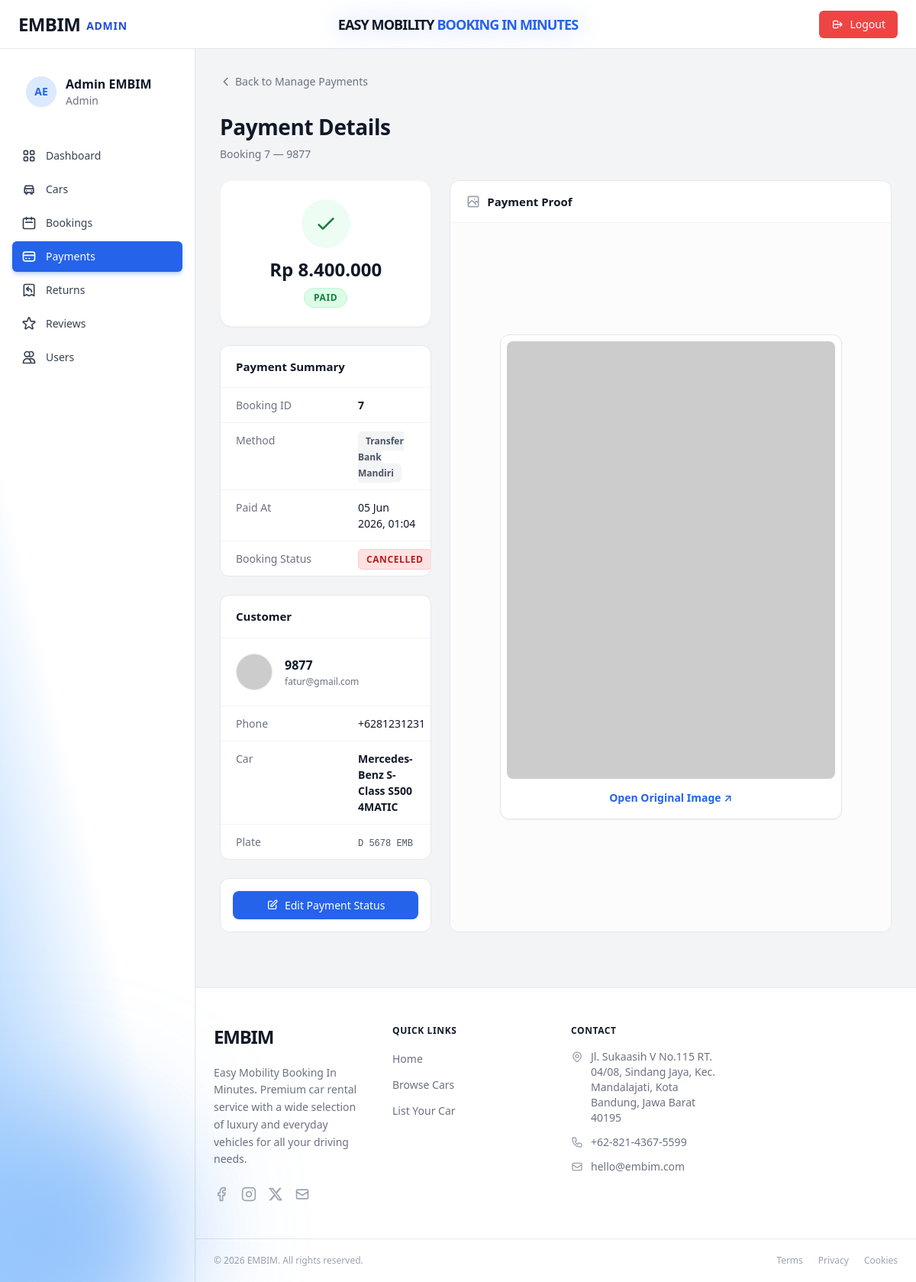
Page /admin/index.php?page=payment_detail&id=7 (signed in) on the committed database.
### tables this page shows
CREATE TABLE `bookings` (
  `id` int(11) NOT NULL,
  `user_id` int(11) NOT NULL,
  `car_id` int(11) NOT NULL,
  `start_date` date NOT NULL,
  `end_date` date NOT NULL,
  `total_days` smallint(6) NOT NULL DEFAULT 1,
  `total_price` decimal(14,2) NOT NULL,
  `status` enum('pending','confirmed','ongoing','completed','cancelled') DEFAULT 'pending',
  `notes` text DEFAULT NULL,
  `identity_photo` varchar(255) DEFAULT NULL,
  `payment_method` enum('transfer_bank_bri','transfer_bank_mandiri','shopeepay','dana','ovo','gopay','transfer_bank_bni','transfer_bank_bca','transfer_bank_seabank') DEFAULT NULL,
  `payment_status` enum('unpaid','paid','refunded') DEFAULT 'unpaid',
  `payment_proof` varchar(255) DEFAULT NULL,
  `paid_at` datetime DEFAULT NULL,
  `created_at` datetime DEFAULT current_timestamp(),
  `updated_at` datetime DEFAULT current_timestamp() ON UPDATE current_timestamp()
);

CREATE TABLE `users` (
  `id` int(11) NOT NULL,
  `full_name` varchar(100) NOT NULL,
  `email` varchar(150) NOT NULL,
  `password` varchar(255) NOT NULL COMMENT 'bcrypt hash',
  `phone` varchar(20) DEFAULT NULL,
  `address` text DEFAULT NULL,
  `role` enum('admin','user') NOT NULL DEFAULT 'user',
  `photo_profile` varchar(100) DEFAULT NULL,
  `photo_ktp` varchar(100) DEFAULT NULL,
  `photo_sim` varchar(100) DEFAULT NULL,
  `created_at` datetime NOT NULL DEFAULT current_timestamp(),
  `updated_at` datetime NOT NULL DEFAULT current_timestamp() ON UPDATE current_timestamp()
);

CREATE TABLE `cars` (
  `id` int(11) NOT NULL,
  `brand` varchar(80) NOT NULL,
  `model` varchar(100) NOT NULL,
  `year` year(4) NOT NULL,
  `license_plate` varchar(20) NOT NULL,
  `price_per_day` decimal(12,2) NOT NULL,
  `status` enum('available','booked','maintenance') NOT NULL DEFAULT 'available',
  `transmission` enum('automatic','manual') NOT NULL DEFAULT 'automatic',
  `fuel_type` enum('gasoline','diesel','electric','hybrid') NOT NULL DEFAULT 'gasoline',
  `seats` tinyint(4) NOT NULL DEFAULT 5,
  `description` text DEFAULT NULL,
  `photo` varchar(255) DEFAULT NULL COMMENT 'Nama file gambar di folder assets/images',
  `created_at` datetime NOT NULL DEFAULT current_timestamp(),
  `updated_at` datetime NOT NULL DEFAULT current_timestamp() ON UPDATE current_timestamp()
);

### admin/controllers/DashboardController.php (called while the page is built, shortened)
<?php
require_once __DIR__ . '/../models/DashboardModel.php';
class DashboardController {
    private DashboardModel $model;
    public function __construct() { $this->model = new DashboardModel(); }
    public function paymentDetail(): void {
        $id = (int) ($_GET['id'] ?? 0);
        $payment = $this->model->getPaymentById($id);
        require_once __DIR__ . '/../views/payment_detail.php';
    }
}

### admin/index.php (called while the page is built, shortened)
<?php
    require_once __DIR__ . '/config/database.php';
    require_once __DIR__ . '/controllers/DashboardController.php';
    $page = $_GET['page'] ?? 'dashboard';
    match ($page) {
        'add_car'               => (new DashboardController())->addCar(),
        'edit_car'              => (new DashboardController())->editCar(),
        'delete_car'            => (new DashboardController())->deleteCar(),
        'manage_cars'           => (new DashboardController())->manageCars(),
        'manage_bookings'       => (new AdminBookingController())->manageBookings(),
        'manage_payments'       => (new DashboardController())->managePayments(),
        'payment_detail'        => (new DashboardController())->paymentDetail(),
        'edit_payment'          => (new DashboardController())->editPayment(),
        'booking_detail'        => (new AdminBookingController())->bookingDetail(),
        'edit_booking'          => (new AdminBookingController())->editBooking(),
        'delete_booking'        => (new AdminBookingController())->deleteBooking(),
        'manage_users'          => (new UserController())->manageUsers(),
        'manage_returns'        => (new AdminReturnController())->manageReturns(),
        'add_return'            => (new AdminReturnController())->addReturn(),
        'return_detail'         => (new AdminReturnController())->returnDetail(),
        'edit_return'           => (new AdminReturnController())->editReturn(),
        'delete_return'         => (new AdminReturnController())->deleteReturn(),
        'manage_reviews'        => (new AdminReviewController())->manageReviews(),
        'edit_review'           => (new AdminReviewController())->editReview(),
        'delete_review'         => (new AdminReviewController())->deleteReview(),
        'edit_profile'          => (new ProfileController())->editProfile(),
        default                 => (new DashboardController())->dashboard(),
    };

### admin/config/database.php (called while the page is built, shortened)
<?php
function getPDO(): PDO {
    static $pdo = null;
    if ($pdo === null) {
        $dsn = sprintf('mysql:host=%s;dbname=%s;charset=%s', DB_HOST, DB_NAME, DB_CHARSET);
        $pdo = new PDO($dsn, DB_USER, DB_PASS, [
            PDO::ATTR_ERRMODE            => PDO::ERRMODE_EXCEPTION,
            PDO::ATTR_DEFAULT_FETCH_MODE => PDO::FETCH_ASSOC,
            PDO::ATTR_EMULATE_PREPARES   => false,
        ]);
    }
    return $pdo;
}

### admin/models/DashboardModel.php (called while the page is built, shortened)
<?php
require_once __DIR__ . '/../config/database.php';
class DashboardModel {
    public function getPaymentById(int $bookingId): ?array {
        $sql = "
            SELECT
                b.`id` AS booking_id, b.`user_id`, b.`car_id`,
                b.`total_price`, b.`payment_method`, b.`payment_status`,
                b.`payment_proof`, b.`paid_at`, b.`created_at`, b.`status` AS booking_status,
                u.`full_name` AS customer_name,
                u.`email` AS customer_email,
                u.`phone` AS customer_phone,
                u.`photo_profile`,
                CONCAT(c.`brand`, ' ', c.`model`) AS car_name,
                c.`license_plate`
            FROM `bookings` b
            JOIN `users` u ON u.`id` = b.`user_id`
            JOIN `cars`  c ON c.`id` = b.`car_id`
            WHERE b.`id` = :id
            LIMIT 1
        ";
        $stmt = getPDO()->prepare($sql);
        $stmt->execute([':id' => $bookingId]);
        $result = $stmt->fetch(PDO::FETCH_ASSOC);
        return $result ?: null;
    }
}

### admin/views/payment_detail.php (the view, shortened to what this page needs)
<?php require_once __DIR__ . '/partials/layout_top.php'; ?>
<div class="space-y-6 pb-10">
  <div>
    <a href="?page=manage_payments" class="back-link">
      <svg xmlns="http://www.w3.org/2000/svg" class="h-4 w-4" fill="none" viewBox="0 0 24 24" stroke="currentColor" stroke-width="2"><path stroke-linecap="round" stroke-linejoin="round" d="M15 19l-7-7 7-7"/></svg>
      Back to Manage Payments
    </a>
  </div>
  <div class="page-heading">
    <h1>Payment Details</h1>
    <p>Booking <?= (int)$payment['booking_id'] ?> — <?= htmlspecialchars($payment['customer_name']) ?></p>
  </div>
  <div class="grid grid-cols-1 lg:grid-cols-3 gap-6">
    <div class="lg:col-span-1 space-y-6">
      <div class="bg-white rounded-2xl p-6 shadow-sm border border-gray-100 flex flex-col items-center text-center">
        <?php
          $sc = match($payment['payment_status']) {
            'paid'     => 'bg-green-100 text-green-700 border-green-200',
            'unpaid'   => 'bg-yellow-100 text-yellow-700 border-yellow-200',
            'refunded' => 'bg-gray-100 text-gray-700 border-gray-200',
            default    => 'bg-gray-100 text-gray-700 border-gray-200'
          };
        ?>
        <div class="w-16 h-16 rounded-full flex items-center justify-center mb-3 <?= $sc ?> bg-opacity-50">
          <?php if($payment['payment_status'] === 'paid'): ?>
            <svg class="w-8 h-8" fill="none" stroke="currentColor" viewBox="0 0 24 24"><path stroke-linecap="round" stroke-linejoin="round" stroke-width="2" d="M5 13l4 4L19 7"></path></svg>
          <?php elseif($payment['payment_status'] === 'unpaid'): ?>
            <svg class="w-8 h-8" fill="none" stroke="currentColor" viewBox="0 0 24 24"><path stroke-linecap="round" stroke-linejoin="round" stroke-width="2" d="M12 8v4l3 3m6-3a9 9 0 11-18 0 9 9 0 0118 0z"></path></svg>
          <?php else: ?>
            <svg class="w-8 h-8" fill="none" stroke="currentColor" viewBox="0 0 24 24"><path stroke-linecap="round" stroke-linejoin="round" stroke-width="2" d="M3 10h18M7 15h1m4 0h1m-7 4h12a3 3 0 003-3V8a3 3 0 00-3-3H6a3 3 0 00-3 3v8a3 3 0 003 3z"></path></svg>
          <?php endif; ?>
        </div>
        <h2 class="text-2xl font-bold text-gray-900">Rp <?= number_format($payment['total_price'], 0, ',', '.') ?></h2>
        <span class="mt-2 px-3 py-1 border rounded-full text-xs font-bold uppercase tracking-wider <?= $sc ?>">
          <?= htmlspecialchars($payment['payment_status']) ?>
        </span>
      </div>
      <div class="card">
        <div class="card-header"><span class="card-title">Payment Summary</span></div>
        <dl class="detail-dl">
          <div class="detail-row"><dt>Booking ID</dt><dd><strong><?= (int)$payment['booking_id'] ?></strong></dd></div>
          <div class="detail-row">
            <dt>Method</dt>
            <dd>
              <?php if ($payment['payment_method']): ?>
                <span class="px-2.5 py-1 bg-gray-100 text-gray-600 rounded-md text-xs font-semibold capitalize">
                  <?= str_replace('_', ' ', htmlspecialchars($payment['payment_method'])) ?>
                </span>
              <?php else: ?>
                <span class="td-muted">-</span>
              <?php endif; ?>
            </dd>
          </div>
          <div class="detail-row">
            <dt>Paid At</dt>
            <dd><?= $payment['paid_at'] ? date('d M Y, H:i', strtotime($payment['paid_at'])) : '<span class="td-muted">-</span>' ?></dd>
          </div>
          <div class="detail-row">
            <dt>Booking Status</dt>
            <dd>
              <?php
                $bs = $payment['booking_status'] ?? '';
                $bsCls = match($bs) {
                  'completed' => 'bg-emerald-100 text-emerald-700 border-emerald-200',
                  'ongoing'   => 'bg-blue-100 text-blue-700 border-blue-200',
                  'cancelled' => 'bg-red-100 text-red-700 border-red-200',
                  'confirmed' => 'bg-indigo-100 text-indigo-700 border-indigo-200',
                  'pending'   => 'bg-yellow-100 text-yellow-700 border-yellow-200',
                  default     => 'bg-gray-100 text-gray-700 border-gray-200'
                };
              ?>
              <span class="px-2.5 py-1 border rounded-md text-xs font-bold uppercase tracking-wider <?= $bsCls ?>">
                <?= htmlspecialchars($bs) ?>
              </span>
            </dd>
          </div>
        </dl>
      </div>
      <div class="card">
        <div class="card-header"><span class="card-title">Customer</span></div>
        <div class="p-5 flex items-center gap-4 border-b border-gray-100">
          <div class="w-12 h-12 shrink-0 rounded-full overflow-hidden bg-gray-100 border border-gray-200">
            <img src="../assets/images/user/<?= htmlspecialchars($payment['photo_profile'] ?? 'default.png') ?>" alt="Photo" class="w-full h-full object-cover" onerror="this.src='https://ui-avatars.com/api/?name=<?= urlencode($payment['customer_name']) ?>&background=eff6ff&color=1d4ed8'" />
          </div>
          <div>
            <p class="font-bold text-gray-900"><?= htmlspecialchars($payment['customer_name']) ?></p>
            <p class="text-xs text-gray-500 mt-0.5"><?= htmlspecialchars($payment['customer_email']) ?></p>
          </div>
        </div>
        <dl class="detail-dl border-t-0">
          <div class="detail-row"><dt>Phone</dt><dd><?= !empty($payment['customer_phone']) ? htmlspecialchars($payment['customer_phone']) : '<span class="td-muted">—</span>' ?></dd></div>
          <div class="detail-row"><dt>Car</dt><dd><strong><?= htmlspecialchars($payment['car_name']) ?></strong></dd></div>
          <div class="detail-row"><dt>Plate</dt><dd><span class="font-mono text-xs text-gray-600"><?= htmlspecialchars($payment['license_plate']) ?></span></dd></div>
        </dl>
      </div>
      <div class="card">
        <div class="p-4">
          <a href="?page=edit_payment&id=<?= (int)$payment['booking_id'] ?>" class="btn w-full bg-blue-600 hover:bg-blue-700 text-white flex justify-center items-center gap-2">
            <svg xmlns="http://www.w3.org/2000/svg" class="h-4 w-4" fill="none" viewBox="0 0 24 24" stroke="currentColor" stroke-width="2"><path stroke-linecap="round" stroke-linejoin="round" d="M11 5H6a2 2 0 00-2 2v11a2 2 0 002 2h11a2 2 0 002-2v-5m-1.414-9.414a2 2 0 112.828 2.828L11.828 15H9v-2.828l8.586-8.586z"/></svg>
            Edit Payment Status
          </a>
        </div>
      </div>
    </div>
    <div class="lg:col-span-2">
      <div class="card h-full flex flex-col">
        <div class="card-header border-b border-gray-100">
          <span class="card-title flex items-center gap-2">
            Payment Proof
          </span>
        </div>
        <div class="p-6 flex-1 flex items-center justify-center bg-gray-50/50">
          <?php if (!empty($payment['payment_proof'])): ?>
            <div class="max-w-md w-full bg-white p-2 rounded-xl border border-gray-200 shadow-sm">
              <img src="../assets/images/<?= htmlspecialchars($payment['payment_proof']) ?>" alt="Payment Proof" class="w-full h-auto rounded-lg object-contain max-h-[600px]" onerror="this.onerror=null; this.src='https://via.placeholder.com/600x800?text=Image+Not+Found';" />
              <div class="mt-3 text-center pb-2">
                <a href="../assets/images/<?= htmlspecialchars($payment['payment_proof']) ?>" target="_blank" class="text-sm font-semibold text-blue-600 hover:text-blue-800 transition-colors">
                  Open Original Image ↗
                </a>
              </div>
            </div>
          <?php endif; ?>
        </div>
      </div>
    </div>
  </div>
</div>
<?php require_once __DIR__ . '/partials/layout_bottom.php'; ?>

### admin/style/style.css (style rules this page uses)
:root { --color-primary: #2563eb; --color-primary-hover: #1d4ed8; --color-primary-light: #eff6ff; --color-primary-ring: rgba(37,99,235,.35); --color-danger: #ef4444; --color-danger-hover: #dc2626; --color-danger-light: #fef2f2; --color-success: #22c55e; --color-success-light: #f0fdf4; --color-warning-light: #fefce8; --color-purple-light: #faf5ff; --color-border: #e5e7eb; --color-border-soft: #f3f4f6; --color-bg: #f3f4f6; --color-bg-white: #ffffff; --color-text: #111827; --color-text-muted: #6b7280; --color-text-subtle: #9ca3af; --radius-sm: 4px; --radius-md: 8px; --radius-lg: 12px; --radius-xl: 16px; --radius-2xl: 24px; --shadow-sm: 0 1px 2px rgba(0,0,0,.06); --shadow-md: 0 4px 16px rgba(0,0,0,.10); --shadow-lg: 0 8px 32px rgba(0,0,0,.14); --transition: 150ms ease; --sidebar-w: 256px; --topbar-h: 64px; }
*, *::before, *::after { box-sizing: border-box; }
html { height: 100%; }
body { margin: 0; font-family: ui-sans-serif, system-ui, -apple-system, "Segoe UI", Roboto, "Helvetica Neue", Arial, sans-serif; background-color: var(--color-bg); color: var(--color-text); -webkit-font-smoothing: antialiased; -moz-osx-font-smoothing: grayscale; }
a { color: inherit; text-decoration: none; }
img { display: block; max-width: 100%; }
.btn { display: inline-flex; align-items: center; gap: 6px; padding: 8px 16px; border-radius: var(--radius-md); font-size: 14px; font-weight: 500; border: none; cursor: pointer; transition: background var(--transition), color var(--transition), box-shadow var(--transition); text-decoration: none; }
.card { background: var(--color-bg-white); border: 1px solid var(--color-border); border-radius: var(--radius-lg); overflow: hidden; }
.card-header { padding: 16px 20px; border-bottom: 1px solid var(--color-border-soft); display: flex; align-items: center; justify-content: space-between; }
.card-title { font-size: 15px; font-weight: 600; color: var(--color-text); }
.detail-dl .detail-row { display: flex; gap: 16px; padding: 12px 20px; border-bottom: 1px solid var(--color-border-soft); }
.detail-dl .detail-row:last-child { border-bottom: none; }
.detail-dl dt { font-size: 14px; color: var(--color-text-muted); width: 144px; flex-shrink: 0; }
.detail-dl dd { font-size: 14px; color: var(--color-text); margin: 0; }
.back-link { display: inline-flex; align-items: center; gap: 4px; font-size: 14px; color: var(--color-text-muted); transition: color var(--transition); }
.page-heading h1 { font-size: 28px; font-weight: 700; letter-spacing: -.4px; color: var(--color-text); margin: 0; }
.page-heading p { font-size: 14px; color: var(--color-text-muted); margin: 4px 0 0; }

### rows in the picture
bookings: id "7", user.full_name "9877", total_price "8.400.000", payment_status "PAID", payment_method "Transfer Bank Mandiri", paid_at "05 Jun 2026, 01:04", status "CANCELLED", user.email "fatur@gmail.com", user.phone "+6281231231", car.license_plate "D 5678 EMB"

### other values in the picture
$adminInitials "AE"
$adminName "Admin EMBIM"
$link['label'] "Dashboard"
$link['label'] "Cars"
$link['label'] "Bookings"
$link['label'] "Payments"
$link['label'] "Returns"
$link['label'] "Reviews"
$link['label'] "Users"
$payment['car_name'] "Mercedes-Benz S-Class S500 4MATIC"
